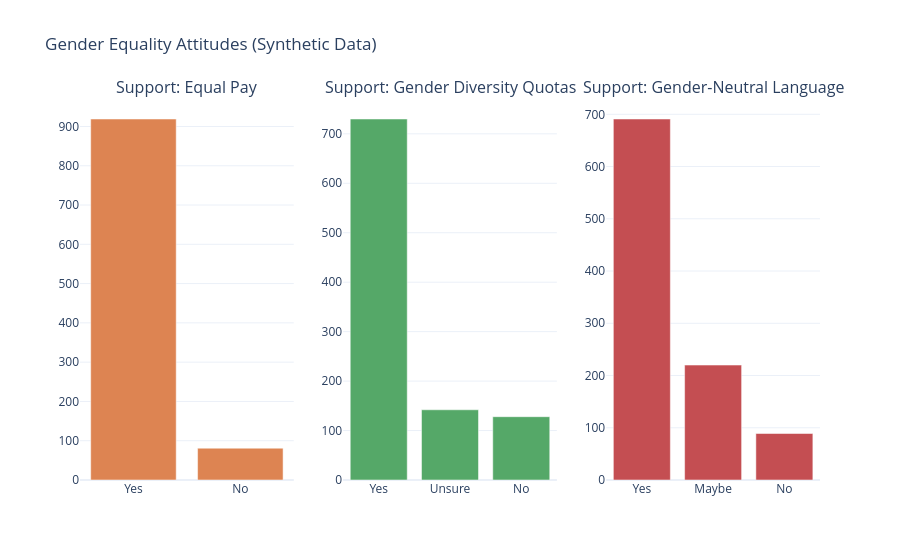

The cell this chart's notebook holds for it:
### Markdown cell above
## 8. Gender Equality Attitudes
Visualizing support for equal pay, gender-diversity quotas, and gender-neutral language.

### Code cell
# Compare three gender-equality related columns side-by-side
equality_cols = ['support_equal_pay', 'support_gender_diversity_quotas', 'support_gender_neutral_language']
titles = ['Support: Equal Pay', 'Support: Gender Diversity Quotas', 'Support: Gender-Neutral Language']

fig = make_subplots(rows=1, cols=3, subplot_titles=titles)

for i, col in enumerate(equality_cols, start=1):
    counts = df[col].value_counts()
    fig.add_trace(
        go.Bar(x=counts.index, y=counts.values, marker_color=PALETTE[i % len(PALETTE)]),
        row=1, col=i
    )

fig.update_layout(
    title_text="Gender Equality Attitudes (Synthetic Data)",
    showlegend=False, template='plotly_white'
)
fig.show()

### Figure 1 — Plotly figure (JSON) as saved in the notebook; plotly's stock layout.template omitted (floating-point values rounded to 4 significant figures)
{"data": [{"marker": {"color": "#DD8452"}, "type": "bar", "x": ["Yes", "No"], "xaxis": "x", "y": [919, 81], "yaxis": "y"}, {"marker": {"color": "#55A868"}, "type": "bar", "x": ["Yes", "Unsure", "No"], "xaxis": "x2", "y": [730, 142, 128], "yaxis": "y2"}, {"marker": {"color": "#C44E52"}, "type": "bar", "x": ["Yes", "Maybe", "No"], "xaxis": "x3", "y": [691, 220, 89], "yaxis": "y3"}], "layout": {"annotations": [{"font": {"size": 16}, "showarrow": false, "text": "Support: Equal Pay", "x": 0.1444, "xanchor": "center", "xref": "paper", "y": 1.0, "yanchor": "bottom", "yref": "paper"}, {"font": {"size": 16}, "showarrow": false, "text": "Support: Gender Diversity Quotas", "x": 0.5, "xanchor": "center", "xref": "paper", "y": 1.0, "yanchor": "bottom", "yref": "paper"}, {"font": {"size": 16}, "showarrow": false, "text": "Support: Gender-Neutral Language", "x": 0.8556, "xanchor": "center", "xref": "paper", "y": 1.0, "yanchor": "bottom", "yref": "paper"}], "showlegend": false, "title": {"text": "Gender Equality Attitudes (Synthetic Data)"}, "xaxis": {"anchor": "y", "domain": [0.0, 0.2889]}, "xaxis2": {"anchor": "y2", "domain": [0.3556, 0.6444]}, "xaxis3": {"anchor": "y3", "domain": [0.7111, 1.0]}, "yaxis": {"anchor": "x", "domain": [0.0, 1.0]}, "yaxis2": {"anchor": "x2", "domain": [0.0, 1.0]}, "yaxis3": {"anchor": "x3", "domain": [0.0, 1.0]}}}
